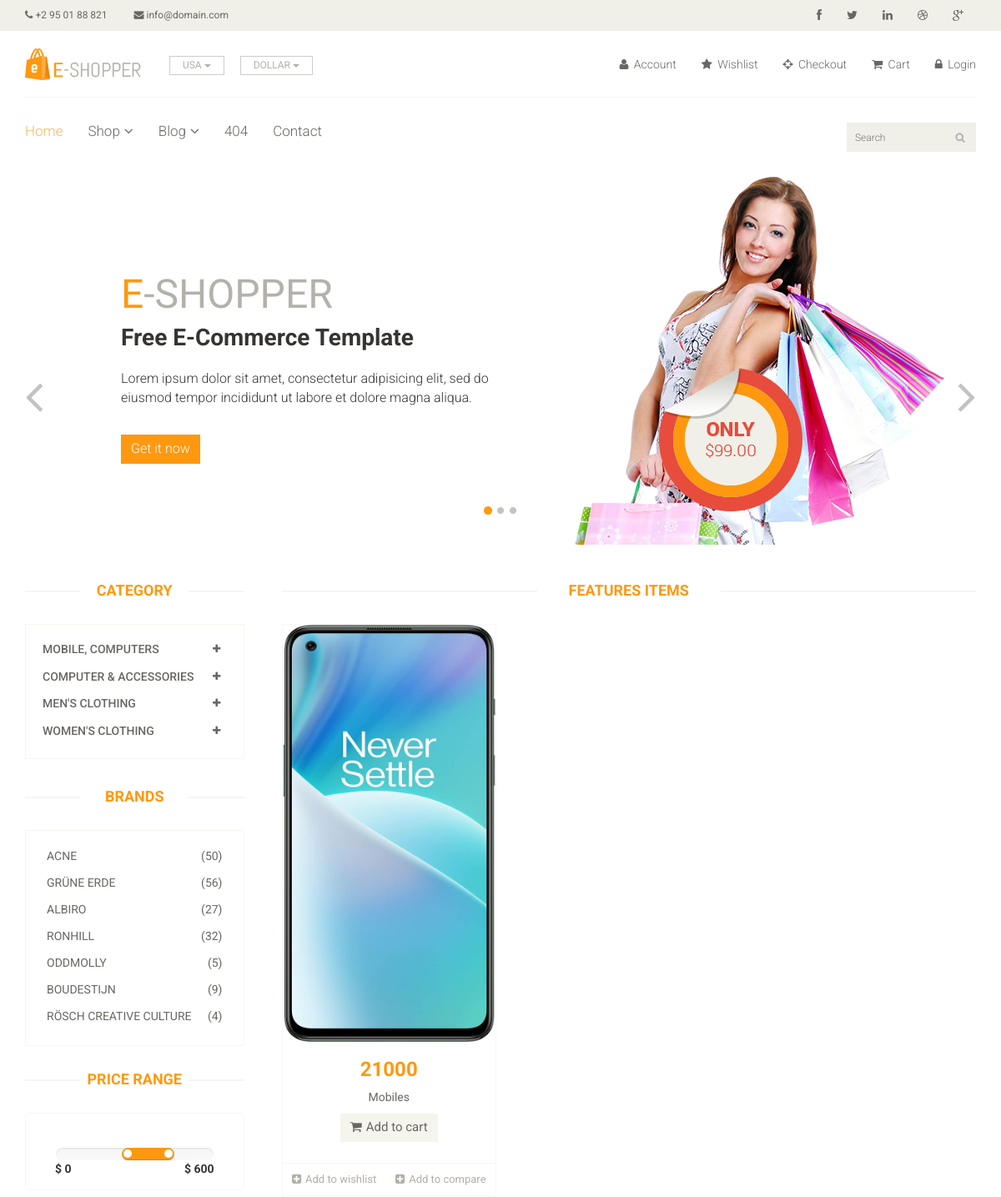
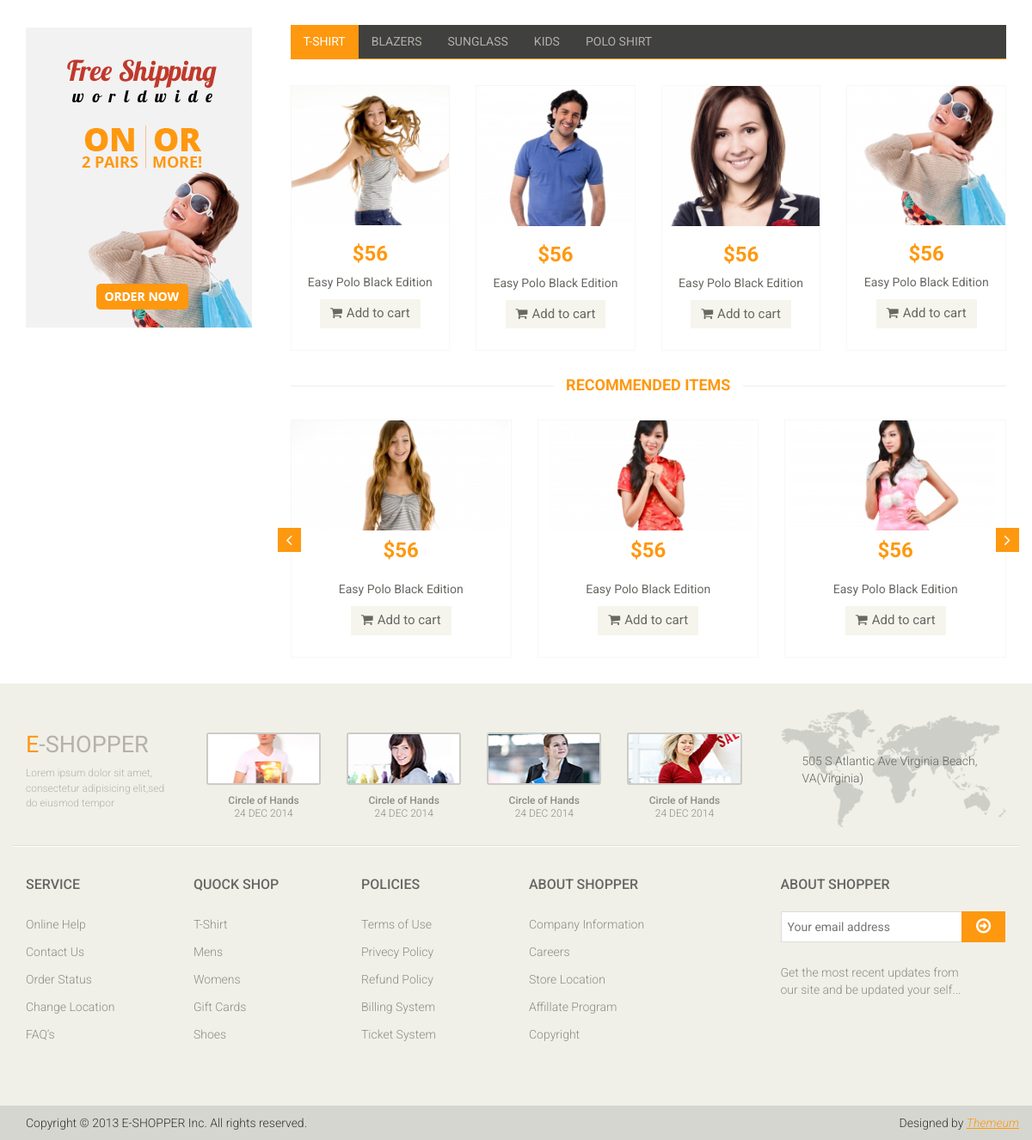
The app's page /?category=4 with its own data (2 pictures, top to bottom).
### App/models.py (models this page shows, shortened)
class Category(models.Model):
    name = models.CharField(max_length=150)

class Product(models.Model):
    category = models.ForeignKey(Category, on_delete=models.CASCADE, null=False, default='')
    sub_category = models.ForeignKey(Sub_Category, on_delete=models.CASCADE, null=False, default='')
    image = models.ImageField(upload_to='ecommerce/pimg')
    name = models.CharField(max_length=100)
    price = models.IntegerField()
    date = models.DateField(auto_now_add=True)

### E_Shop/views.py (the view)
# urls.py: path('', views.Index, name='index'),
def Index(request):
    category = Category.objects.all()
    category_id = request.GET.get('category')
    if category_id:
        product = Product.objects.filter(sub_category=category_id).order_by('-id')
    else:
        product = Product.objects.all()
    context = {
        'category': category,
        'product': product,
    }
    return render(request, 'index.html', context)

### templates/index.html (shortened to what this page needs)
{% extends 'master.html' %}
{% block content %}
<section id="slider">
   <div class="container">
      <div class="row">
         <div class="col-sm-12">
            <div id="slider-carousel" class="carousel slide" data-ride="carousel">
               <ol class="carousel-indicators">
                  <li data-target="#slider-carousel" data-slide-to="0" class="active"></li>
                  <li data-target="#slider-carousel" data-slide-to="1"></li>
                  <li data-target="#slider-carousel" data-slide-to="2"></li>
               </ol>
               <div class="carousel-inner">
                  <div class="item active">
                     <div class="col-sm-6">
                        <h1><span>E</span>-SHOPPER</h1>
                        <h2>Free E-Commerce Template</h2>
                        <p>Lorem ipsum dolor sit amet, consectetur adipisicing elit, sed do eiusmod tempor incididunt ut labore et dolore magna aliqua. </p>
                        <button type="button" class="btn btn-default get">Get it now</button>
                     </div>
                     <div class="col-sm-6">
                        <img src="/static/images/home/girl1.jpg" class="girl img-responsive" alt="" />
                        <img src="/static/images/home/pricing.png"  class="pricing" alt="" />
                     </div>
                  </div>
               </div>
               <a href="#slider-carousel" class="left control-carousel hidden-xs" data-slide="prev">
               <i class="fa fa-angle-left"></i>
               </a>
               <a href="#slider-carousel" class="right control-carousel hidden-xs" data-slide="next">
               <i class="fa fa-angle-right"></i>
               </a>
            </div>
         </div>
      </div>
   </div>
</section>
<section>
   <div class="container">
   <div class="row">
      <div class="col-sm-3">
         <div class="left-sidebar">
            <h2>Category</h2>
            <div class="panel-group category-products" id="accordian">
               {% for cat in category %}
               <div class="panel panel-default">
                  <div class="panel-heading">
                     <h4 class="panel-title">
                        <a data-toggle="collapse" data-parent="#accordian" href="#{{cat.id}}">
                        <span class="badge pull-right"><i class="fa fa-plus"></i></span>
                        {{cat.name}}
                        </a>
                     </h4>
                  </div>
			   </div>
                  {% endfor %}
               </div>
               <div class="brands_products">
                  <h2>Brands</h2>
                  <div class="brands-name">
                     <ul class="nav nav-pills nav-stacked">
                        <li><a href="#"> <span class="pull-right">(50)</span>Acne</a></li>
                        <li><a href="#"> <span class="pull-right">(56)</span>Grüne Erde</a></li>
                        <li><a href="#"> <span class="pull-right">(27)</span>Albiro</a></li>
                        <li><a href="#"> <span class="pull-right">(32)</span>Ronhill</a></li>
                        <li><a href="#"> <span class="pull-right">(5)</span>Oddmolly</a></li>
                        <li><a href="#"> <span class="pull-right">(9)</span>Boudestijn</a></li>
                        <li><a href="#"> <span class="pull-right">(4)</span>Rösch creative culture</a></li>
                     </ul>
                  </div>
               </div>
               <div class="price-range">
                  <h2>Price Range</h2>
                  <div class="well text-center">
                     <input type="text" class="span2" value="" data-slider-min="0" data-slider-max="600" data-slider-step="5" data-slider-value="[250,450]" id="sl2" ><br />
                     <b class="pull-left">$ 0</b> <b class="pull-right">$ 600</b>
                  </div>
               </div>
               <div class="shipping text-center">
                  <img src="/static/images/home/shipping.jpg" alt="" />
               </div>
            </div>
         </div>
         <div class="col-sm-9 padding-right">
            <div class="features_items">
               <h2 class="title text-center">Features Items</h2>
				{% for prod in product %}
               <div class="col-sm-4">
                  <div class="product-image-wrapper">
                     <div class="single-products">
                        <div class="productinfo text-center">
                           <img src="{{prod.image}}" alt="" height="500"/>
                           <h2>{{prod.price}}</h2>
                           <p>{{prod.name}}</p>
                           <a href="#" class="btn btn-default add-to-cart"><i class="fa fa-shopping-cart"></i>Add to cart</a>
                        </div>
                        <div class="product-overlay">
                           <div class="overlay-content">
                           </div>
                        </div>
                     </div>
                     <div class="choose">
                        <ul class="nav nav-pills nav-justified">
                           <li><a href="#"><i class="fa fa-plus-square"></i>Add to wishlist</a></li>
                           <li><a href="#"><i class="fa fa-plus-square"></i>Add to compare</a></li>
                        </ul>
                     </div>
                  </div>
               </div>
				{% endfor %}
            </div>
            <div class="category-tab">
               <div class="col-sm-12">
                  <ul class="nav nav-tabs">
                     <li class="active"><a href="#tshirt" data-toggle="tab">T-Shirt</a></li>
                     <li><a href="#blazers" data-toggle="tab">Blazers</a></li>
                     <li><a href="#sunglass" data-toggle="tab">Sunglass</a></li>
                     <li><a href="#kids" data-toggle="tab">Kids</a></li>
                     <li><a href="#poloshirt" data-toggle="tab">Polo shirt</a></li>
                  </ul>
               </div>
               <div class="tab-content">
                  <div class="tab-pane fade active in" id="tshirt" >
                     <div class="col-sm-3">
                        <div class="product-image-wrapper">
                           <div class="single-products">
                              <div class="productinfo text-center">
                                 <img src="/static/images/home/gallery1.jpg" alt="" />
                                 <h2>$56</h2>
                                 <p>Easy Polo Black Edition</p>
                                 <a href="#" class="btn btn-default add-to-cart"><i class="fa fa-shopping-cart"></i>Add to cart</a>
                              </div>
                           </div>
                        </div>
                     </div>
                     <div class="col-sm-3">
                        <div class="product-image-wrapper">
                           <div class="single-products">
                              <div class="productinfo text-center">
                                 <img src="/static/images/home/gallery2.jpg" alt="" />
                                 <h2>$56</h2>
                                 <p>Easy Polo Black Edition</p>
                                 <a href="#" class="btn btn-default add-to-cart"><i class="fa fa-shopping-cart"></i>Add to cart</a>
                              </div>
                           </div>
                        </div>
                     </div>
                     <div class="col-sm-3">
                        <div class="product-image-wrapper">
                           <div class="single-products">
                              <div class="productinfo text-center">
                                 <img src="/static/images/home/gallery3.jpg" alt="" />
                                 <h2>$56</h2>
                                 <p>Easy Polo Black Edition</p>
                                 <a href="#" class="btn btn-default add-to-cart"><i class="fa fa-shopping-cart"></i>Add to cart</a>
                              </div>
                           </div>
                        </div>
                     </div>
                     <div class="col-sm-3">
                        <div class="product-image-wrapper">
                           <div class="single-products">
                              <div class="productinfo text-center">
                                 <img src="/static/images/home/gallery4.jpg" alt="" />
                                 <h2>$56</h2>
                                 <p>Easy Polo Black Edition</p>
                                 <a href="#" class="btn btn-default add-to-cart"><i class="fa fa-shopping-cart"></i>Add to cart</a>
                              </div>
                           </div>
                        </div>
                     </div>
                  </div>
               </div>
            </div>
            <div class="recommended_items">
               <h2 class="title text-center">recommended items</h2>
               <div id="recommended-item-carousel" class="carousel slide" data-ride="carousel">
                  <div class="carousel-inner">
                     <div class="item active">
                        <div class="col-sm-4">
                           <div class="product-image-wrapper">
                              <div class="single-products">
                                 <div class="productinfo text-center">
                                    <img src="/static/images/home/recommend1.jpg" alt="" />
                                    <h2>$56</h2>
                                    <p>Easy Polo Black Edition</p>
                                    <a href="#" class="btn btn-default add-to-cart"><i class="fa fa-shopping-cart"></i>Add to cart</a>
                                 </div>
                              </div>
                           </div>
                        </div>
                        <div class="col-sm-4">
                           <div class="product-image-wrapper">
                              <div class="single-products">
                                 <div class="productinfo text-center">
                                    <img src="/static/images/home/recommend2.jpg" alt="" />
                                    <h2>$56</h2>
                                    <p>Easy Polo Black Edition</p>
                                    <a href="#" class="btn btn-default add-to-cart"><i class="fa fa-shopping-cart"></i>Add to cart</a>
                                 </div>
                              </div>
                           </div>
                        </div>
                        <div class="col-sm-4">
                           <div class="product-image-wrapper">
                              <div class="single-products">
                                 <div class="productinfo text-center">
                                    <img src="/static/images/home/recommend3.jpg" alt="" />
                                    <h2>$56</h2>
                                    <p>Easy Polo Black Edition</p>
                                    <a href="#" class="btn btn-default add-to-cart"><i class="fa fa-shopping-cart"></i>Add to cart</a>
                                 </div>
                              </div>
                           </div>
                        </div>
                     </div>
                  </div>
                  <a class="left recommended-item-control" href="#recommended-item-carousel" data-slide="prev">
                  <i class="fa fa-angle-left"></i>
                  </a>
                  <a class="right recommended-item-control" href="#recommended-item-carousel" data-slide="next">
                  <i class="fa fa-angle-right"></i>
                  </a>
               </div>
            </div>
         </div>
      </div>
   </div>
</section>
{% endblock %}

### records on screen
Category: name "MOBILE, COMPUTERS"
Category: name "COMPUTER & ACCESSORIES"
Category: name "MEN'S CLOTHING"
Category: name "WOMEN'S CLOTHING"
Product: image (picture), price "21000", name "Mobiles"
